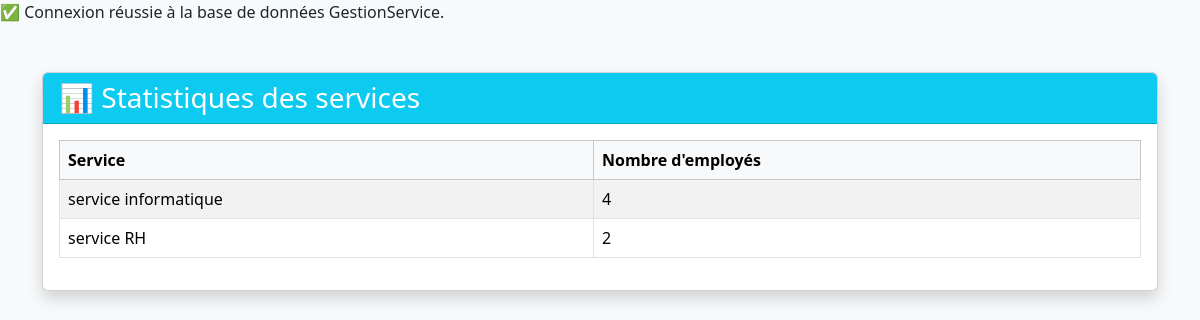
/interface/stats.php, run on the app's committed database.
### tables this page shows
CREATE TABLE `service` (
  `numero_service` int(11) NOT NULL,
  `nom_service` varchar(100) NOT NULL,
  `nombre_employe` int(11) DEFAULT 0
);

### interface/stats.php (the view, shortened to what this page needs)
<?php
include 'connexion.php';
$sql = "SELECT * FROM service";
$stmt = $pdo->query($sql);
$services = $stmt->fetchAll(PDO::FETCH_ASSOC);
?>
<!DOCTYPE html>
<html lang="fr">
<head>
    <link href="https://cdn.jsdelivr.net/npm/bootstrap@5.3.3/dist/css/bootstrap.min.css" rel="stylesheet">
</head>
<body class="bg-light">
<div class="container mt-5">
    <div class="card shadow">
        <div class="card-header bg-info text-white">
            <h3 class="mb-0">📊 Statistiques des services</h3>
        </div>
        <div class="card-body">
            <?php if (count($services) > 0): ?>
                <table class="table table-bordered table-striped">
                    <thead class="table-light">
                        <tr>
                            <th>Service</th>
                            <th>Nombre d'employés</th>
                        </tr>
                    </thead>
                    <tbody>
                        <?php foreach ($services as $service): ?>
                            <tr>
                                <td><?= htmlspecialchars($service['nom_service']) ?></td>
                                <td><?= htmlspecialchars($service['nombre_employe']) ?></td>
                            </tr>
                        <?php endforeach; ?>
                    </tbody>
                </table>
            <?php else: ?>
                <div class="alert alert-warning">Aucun service trouvé.</div>
            <?php endif; ?>
        </div>
    </div>
</div>
</body>
</html>

### data on the page
service: nom_service "service informatique", nombre_employe "4"
service: nom_service "service RH", nombre_employe "2"
